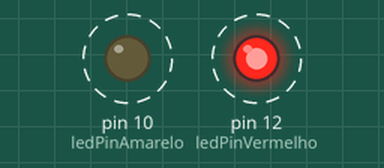
Bench run of a sketch on a simulated Arduino Uno, built with avr-gcc and run on an emulated ATmega328P. Shown: output pins drawn as LEDs (lit = HIGH). Dashed ring = blinking.

Above: at 0.02 s.
Timing chart, 0 to 3.0 s (numbered marks = the images above):
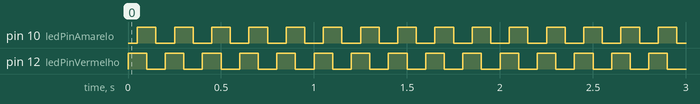

Measured:
- by itself, pin 10 (ledPinAmarelo), pin 12 (ledPinVermelho): alternates HIGH for 0.10 s and LOW for 0.10 s

The sketch:

project-1-led-flasher.ino
```cpp
// Project 1 - LED Flasher
int ledPinVermelho = 12;
int ledPinAmarelo = 10;

void setup() {
  pinMode(ledPinVermelho, OUTPUT);
  pinMode(ledPinAmarelo, OUTPUT);
}

void loop() {
  digitalWrite(ledPinVermelho, HIGH);
  delay(50);
  digitalWrite(ledPinAmarelo, HIGH);
  delay(50);
  digitalWrite(ledPinVermelho, LOW);
  delay(50);
  digitalWrite(ledPinAmarelo, LOW);
  delay(50);
}
```
